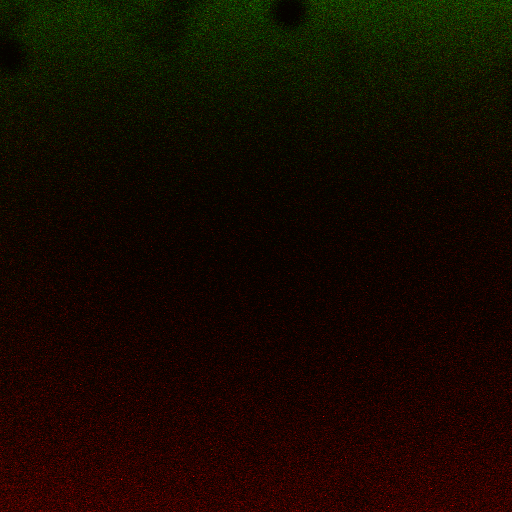
#> input picture Exam/problem_1/dyes.png, 512 x 512 px
$ python problem_1.py
#> lines starting #> are read from the running program, lines starting #| are printed output that depends on the picture; after the words box and inside, x2 and y2 are one past the last pixel; in counts of white or black regions, pixels touching at a corner belong together
#> in problem_1, img is the input picture: shape (512, 512, 3); mean R, G, B 21.5, 9.8, 0
from skimage.io import imread
import matplotlib.pyplot as plt
from skimage.filters import roberts
from skimage.morphology import (
    dilation,
    square,
    remove_small_objects,
    remove_small_holes,
)
import numpy as np
from pathlib import Path

ROOT = Path(__file__).parent

def find_red_diffusion_boundary(img: np.ndarray) -> np.ndarray:
    """Find the red diffusion boundary.

    Args:
        img (np.ndarray): images.

    Returns:
        np.ndarray: binary images where 1s indicate the boundary.
    """
    # Extract the red channel from the image and normalize it.
    img = img[:, :, 0] / 255.0
#> img: shape (512, 512) float64

    # Convert the image to binary image with thresholding.
    img = img > 0.06
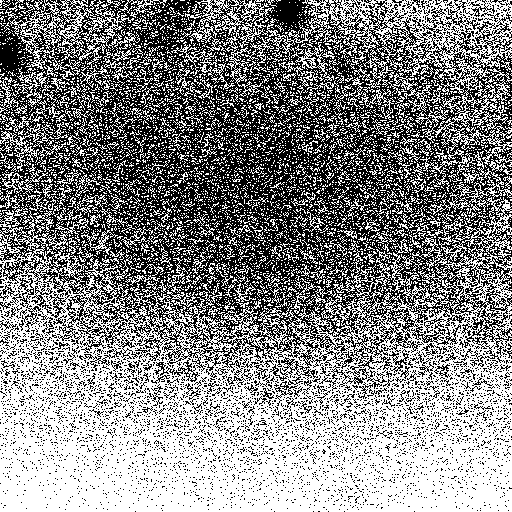
#> img: shape (512, 512) bool; 52.7% white; black in thin lines or dots

    #  Connected neighboring pixels by filling small holes that are less than 64 pixels.
    img = remove_small_holes(img, 64)
#> img: shape (512, 512) bool; 66.1% white; black in thin lines or dots, all inside (x1, y1, x2, y2) = (0, 0, 512, 360)

    # Reduce noises by eliminating connected components that are less than 20,000 pixels.
    img = remove_small_objects(img, 20000)
#> img: shape (512, 512) bool; 42.6% white; 1 white region, box (x1, y1, x2, y2) and area: (0, 197, 512, 512) 111696

    # Soften edges by dilating the image with 3x3 matrix
    img = dilation(img, square(3))
#> img: shape (512, 512) bool; 44.8% white; 1 white region, box (x1, y1, x2, y2) and area: (0, 196, 512, 512) 117561

    # Fill in the remaining holes
    img = remove_small_holes(img, 128)
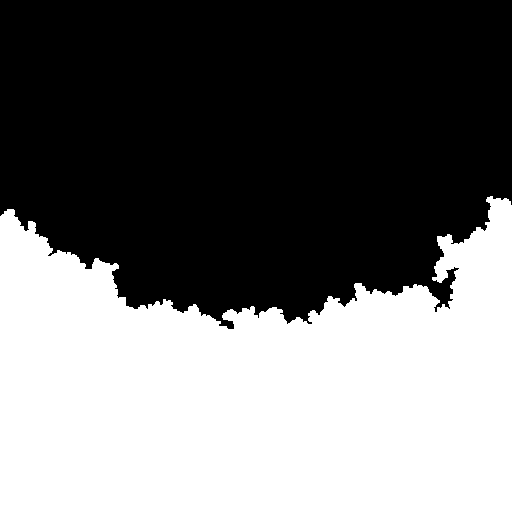
#> img: shape (512, 512) bool; 45.4% white; 1 white region, box (x1, y1, x2, y2) and area: (0, 196, 512, 512) 118939

    # Use roberts filter to find edges
    img = roberts(img)
    img = img != 0
#> img: shape (512, 512) bool; 0.56% white in thin lines or dots, all inside (x1, y1, x2, y2) = (0, 195, 512, 329)

    return img


def find_green_diffusion_boundary(img: np.ndarray) -> np.ndarray:
    """Find the green diffusion boundary.

    Args:
        img (np.ndarray): images.

    Returns:
        np.ndarray: binary images where 1s indicate the boundary.
    """
    # Extract the green channel from the image and normalize it.
    img = img[:, :, 1] / 255.0

    # Convert the image to binary image with thresholding.
    img = img > 0.06
#> img: shape (512, 512) bool; 19.6% white; 3874 white regions (3837 under 20 px), largest, box (x1, y1, x2, y2) and area: (0, 0, 512, 146) 42846, (466, 104, 502, 125) 165, (190, 112, 210, 128) 78

    # Connected neighboring pixels by filling small holes that are less than 128 pixels.
    img = remove_small_holes(img, 128)
#> img: shape (512, 512) bool; 24% white; 3849 white regions (3810 under 20 px), largest, box (x1, y1, x2, y2) and area: (0, 0, 512, 146) 54201, (466, 104, 502, 125) 195, (190, 112, 210, 128) 88

    # Reduce noises by eliminating connected components that are less than 64 pixels.
    img = remove_small_objects(img, 64)
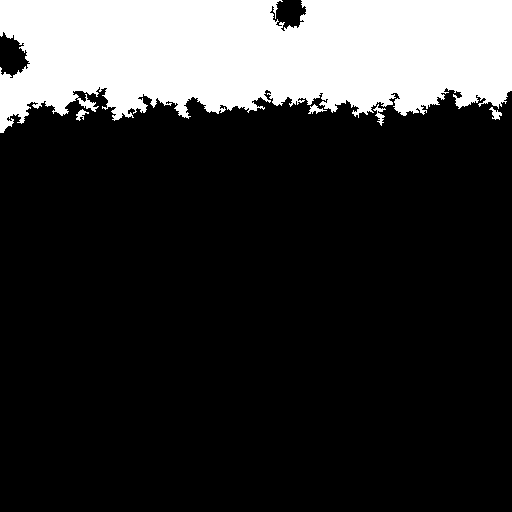
#> img: shape (512, 512) bool; 20.3% white; 5 white regions, box (x1, y1, x2, y2) and area: (0, 0, 512, 133) 52803, (373, 104, 386, 126) 99, (308, 104, 327, 114) 78, (489, 107, 502, 120) 78, (76, 109, 89, 121) 70

    # Soften edges by dilating the image with 4x4 matrix
    img = dilation(img, square(4))
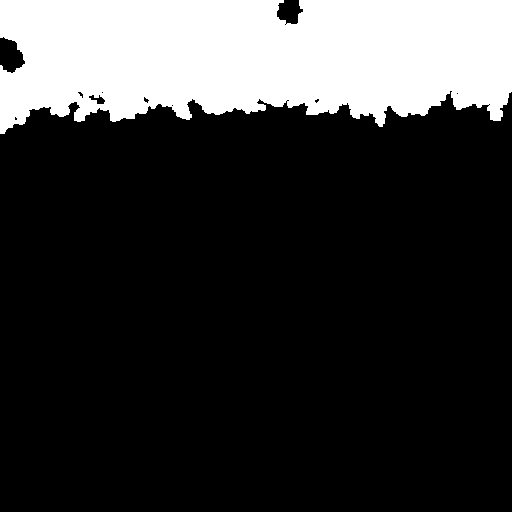
#> img: shape (512, 512) bool; 21.4% white; 1 white region, box (x1, y1, x2, y2) and area: (0, 0, 512, 134) 56199

    # Fill in the remaining holes
    img = remove_small_holes(img, 1024)
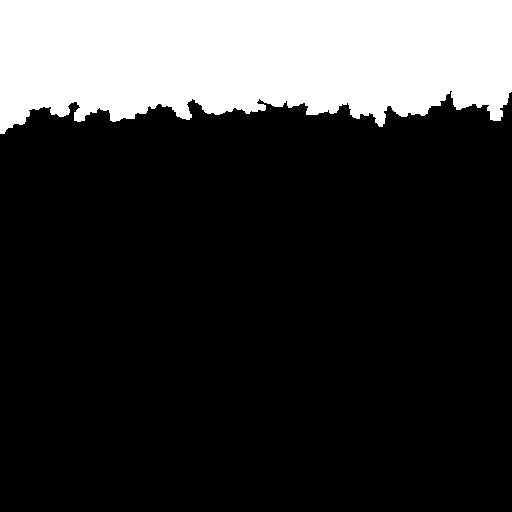
#> img: shape (512, 512) bool; 21.9% white; 1 white region, box (x1, y1, x2, y2) and area: (0, 0, 512, 134) 57395

    # Use roberts filter to find edges
    img = roberts(img)
    img = img != 0
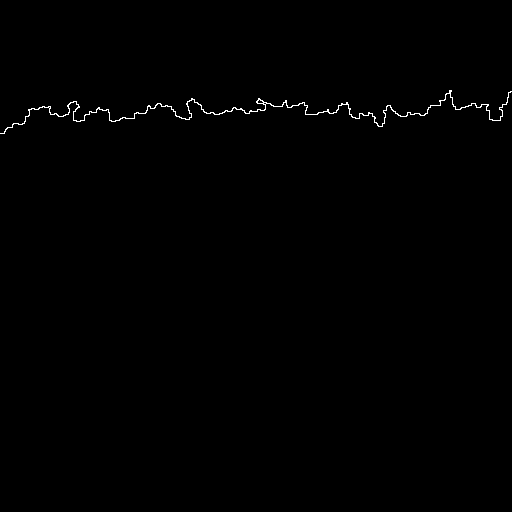
#> img: shape (512, 512) bool; 0.41% white in thin lines or dots, all inside (x1, y1, x2, y2) = (0, 90, 512, 134)

    return img


def problem_1(in_img: str = ROOT/"dyes.png", out_img: str =ROOT/"problem_1_result.png") -> None:
    """Find diffusion boundaries of the red and the green pixels.

    Args:
        in_img (str, optional): path to the input image. Defaults to "./dyes.png".
        out_img (str, optional): path to the output image. Defaults to "./problem1_reuslt.png".
    """
    # Load the image
    img = imread(in_img)

    # Find boundaries
    red_diffusion_boundary = find_red_diffusion_boundary(img)
    green_diffusion_boundary = find_green_diffusion_boundary(img)

    # Find boundaries' coordinates
    red_coordinates = np.where(red_diffusion_boundary == 1)
#> red_coordinates = 1481 positions, rows 195 to 328, columns 0 to 511
    green_coordinates = np.where(green_diffusion_boundary == 1)
#> green_coordinates = 1062 positions, rows 90 to 133, columns 0 to 511

    # Plot boundaries
    img[red_coordinates[0], red_coordinates[1]] = [255, 0, 0]
    img[green_coordinates[0], green_coordinates[1]] = [0, 255, 0]
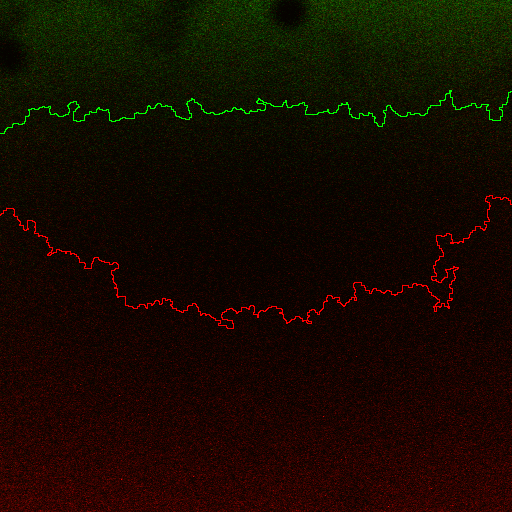
#> img: shape (512, 512, 3); mean R, G, B 22.8, 10.7, 0

    # Save the resulting image
    plt.imsave(out_img, img)


if __name__ == "__main__":
    problem_1()
